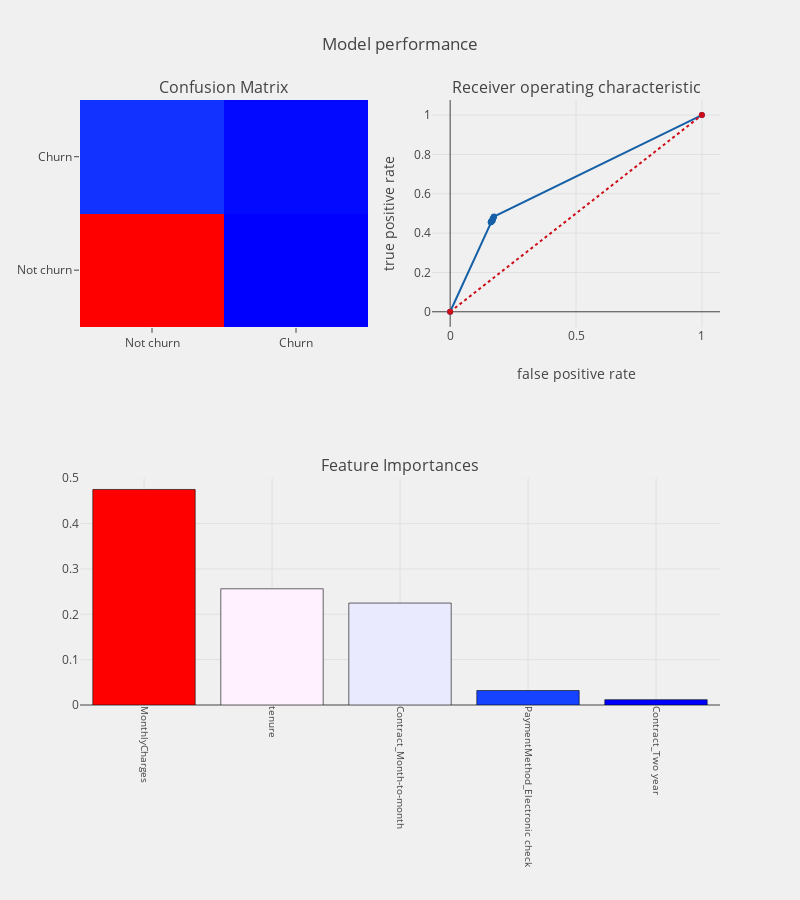

The code cell stored with this chart in its notebook:
### Code cell
## get the feature importance
coefficients  = pd.DataFrame(decision_tree.feature_importances_)
column_df     = pd.DataFrame(top_features)
coef_sumry    = (pd.merge(coefficients,column_df,left_index= True,
                          right_index= True, how = "left"))
coef_sumry.columns = ["coefficients","features"]
coef_sumry    = coef_sumry.sort_values(by = "coefficients",ascending = False)


#confusion matrix
conf_matrix = confusion_matrix(y_test,y_pred)
#roc_auc_score
model_roc_auc = roc_auc_score(y_test,y_pred) 
print ("Area under curve : ",model_roc_auc,"\n")

# Get predicted scores Pr(y=1): Used as thresholds for calculating TP Rate and FP Rate
score = decision_tree.predict_proba(X_test)[:, 1]


fpr,tpr,thresholds = roc_curve(y_test,score)

#plot confusion matrix
trace1 = go.Heatmap(z = conf_matrix ,x = ["Not churn","Churn"],y = ["Not churn","Churn"],
                    showscale  = False,colorscale = "Picnic",name = "matrix")

#plot roc curve
trace2 = go.Scatter(x = fpr,y = tpr,
                    name = "Roc : " + str(model_roc_auc),
                    line = dict(color = ('rgb(22, 96, 167)'),width = 2))
trace3 = go.Scatter(x = [0,1],y=[0,1],
                    line = dict(color = ('rgb(205, 12, 24)'),width = 2,
                    dash = 'dot'))

#plot coeffs
trace4 = go.Bar(x = coef_sumry["features"],y = coef_sumry["coefficients"],
                name = "coefficients",
                marker = dict(color = coef_sumry["coefficients"],
                              colorscale = "Picnic",
                              line = dict(width = .6,color = "black")))

#subplots
fig = tls.make_subplots(rows=2, cols=2, specs=[[{}, {}], [{'colspan': 2}, None]],
                        subplot_titles=('Confusion Matrix',
                                        'Receiver operating characteristic', 'Feature Importances'))

fig.append_trace(trace1,1,1)
fig.append_trace(trace2,1,2)
fig.append_trace(trace3,1,2)
fig.append_trace(trace4,2,1)

fig['layout'].update(showlegend=False, title="Model performance" ,
                     autosize = False,height = 900,width = 800,
                     plot_bgcolor = 'rgba(240,240,240, 0.95)',
                     paper_bgcolor = 'rgba(240,240,240, 0.95)',
                     margin = dict(b = 195))
fig["layout"]["xaxis2"].update(dict(title = "false positive rate"))
fig["layout"]["yaxis2"].update(dict(title = "true positive rate"))
fig["layout"]["xaxis3"].update(dict(showgrid = True,tickfont = dict(size = 10),
                                    tickangle = 90))
py.iplot(fig)

### Figure 1 — Plotly figure (JSON) as saved in the notebook; plotly's stock layout.template omitted (floating-point values rounded to 4 significant figures)
{"data": [{"colorscale": "Picnic", "name": "matrix", "showscale": false, "type": "heatmap", "uid": "3587e5d4-c7ca-11e8-9aa9-d76a29fe1fd7", "x": ["Not churn", "Churn"], "xaxis": "x", "y": ["Not churn", "Churn"], "yaxis": "y", "z": [[1280, 264], [297, 269]]}, {"line": {"color": "rgb(22, 96, 167)", "width": 2}, "name": "Roc : 0.6521402808546477", "type": "scatter", "uid": "35891ecc-c7ca-11e8-aee4-d76a29fe1fd7", "x": [0, 0.1613, 0.1619, 0.1619, 0.1626, 0.1639, 0.1665, 0.1684, 0.1684, 0.1684, 0.169, 0.171, 0.1723, 0.1736, 0.1742, 1], "xaxis": "x2", "y": [0, 0.4558, 0.4558, 0.4576, 0.4576, 0.4576, 0.4611, 0.4629, 0.4647, 0.4717, 0.4717, 0.4753, 0.4806, 0.4823, 0.4841, 1], "yaxis": "y2"}, {"line": {"color": "rgb(205, 12, 24)", "dash": "dot", "width": 2}, "type": "scatter", "uid": "358a2f62-c7ca-11e8-80a6-d76a29fe1fd7", "x": [0, 1], "xaxis": "x2", "y": [0, 1], "yaxis": "y2"}, {"marker": {"color": [0.4753, 0.2563, 0.2248, 0.03194, 0.01172], "colorscale": "Picnic", "line": {"color": "black", "width": 0.6}}, "name": "coefficients", "type": "bar", "uid": "358b3ede-c7ca-11e8-b47d-d76a29fe1fd7", "x": ["MonthlyCharges", "tenure", "Contract_Month-to-month", "PaymentMethod_Electronic check", "Contract_Two year"], "xaxis": "x3", "y": [0.4753, 0.2563, 0.2248, 0.03194, 0.01172], "yaxis": "y3"}], "layout": {"annotations": [{"font": {"size": 16}, "showarrow": false, "text": "Confusion Matrix", "x": 0.225, "xanchor": "center", "xref": "paper", "y": 1, "yanchor": "bottom", "yref": "paper"}, {"font": {"size": 16}, "showarrow": false, "text": "Receiver operating characteristic", "x": 0.775, "xanchor": "center", "xref": "paper", "y": 1, "yanchor": "bottom", "yref": "paper"}, {"font": {"size": 16}, "showarrow": false, "text": "Feature Importances", "x": 0.5, "xanchor": "center", "xref": "paper", "y": 0.375, "yanchor": "bottom", "yref": "paper"}], "autosize": false, "height": 900, "margin": {"b": 195}, "paper_bgcolor": "rgba(240,240,240, 0.95)", "plot_bgcolor": "rgba(240,240,240, 0.95)", "showlegend": false, "title": "Model performance", "width": 800, "xaxis": {"anchor": "y", "domain": [0, 0.45]}, "xaxis2": {"anchor": "y2", "domain": [0.55, 1], "title": "false positive rate"}, "xaxis3": {"anchor": "y3", "domain": [0, 1], "showgrid": true, "tickangle": 90, "tickfont": {"size": 10}}, "yaxis": {"anchor": "x", "domain": [0.625, 1]}, "yaxis2": {"anchor": "x2", "domain": [0.625, 1], "title": "true positive rate"}, "yaxis3": {"anchor": "x3", "domain": [0, 0.375]}}}
